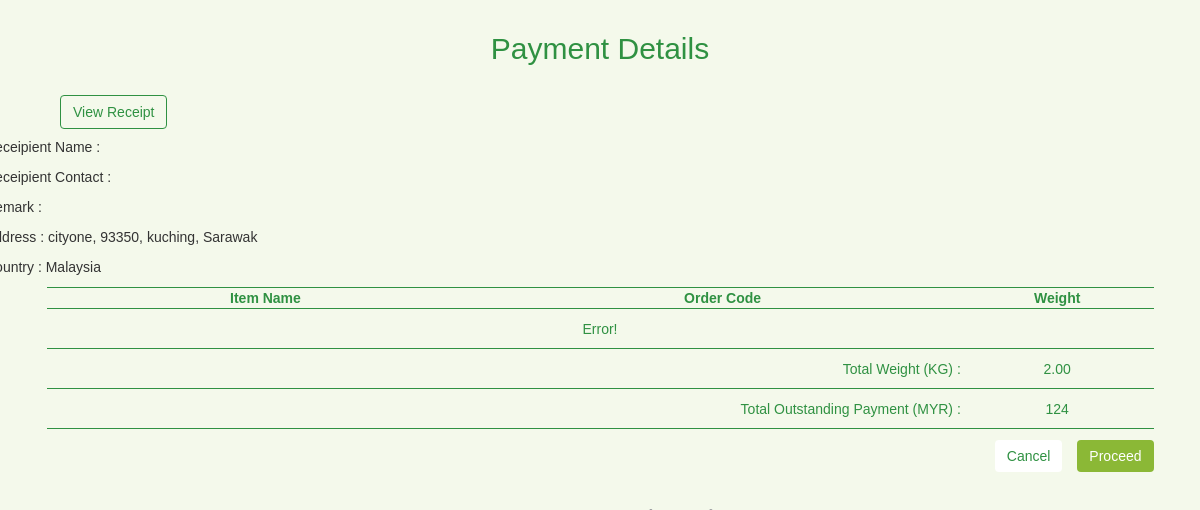
The app's page /admin/paymentviews.php with its own data.
### tables this page shows
CREATE TABLE `shipping` (
  `shipping_id` int(11) NOT NULL,
  `user_id` int(11) NOT NULL,
  `recipient_name` varchar(50) NOT NULL,
  `recipient_contact` varchar(15) NOT NULL,
  `remark` varchar(255) DEFAULT NULL,
  `address_id` int(11) NOT NULL,
  `weight` decimal(10,2) NOT NULL,
  `price` varchar(20) NOT NULL,
  `status` text NOT NULL,
  `datetime` timestamp NOT NULL DEFAULT CURRENT_TIMESTAMP ON UPDATE CURRENT_TIMESTAMP,
  `tracking_code` varchar(25) DEFAULT NULL,
  `payment_id` int(11) NOT NULL,
  `review` text,
  `topup` decimal(10,2) DEFAULT NULL,
  `destination_station` varchar(100) NOT NULL
);

CREATE TABLE `address` (
  `address_id` int(11) NOT NULL,
  `user_id` int(11) NOT NULL,
  `address` varchar(100) NOT NULL,
  `state` varchar(100) NOT NULL,
  `city` varchar(100) NOT NULL,
  `country` varchar(50) NOT NULL,
  `postcode` int(11) NOT NULL
);

### admin/paymentviews.php (the view, shortened to what this page needs)
<?php
require_once '../connection/config.php';
$payment_id = $_GET['payment_id'];
$query = "SELECT *
           FROM item
           WHERE payment_id='$payment_id'";
$result = mysqli_query($con, $query);
$query1 = "SELECT *
        FROM shipping s
        JOIN address a
        ON a.address_id = s.address_id
        WHERE payment_id='$payment_id'";
$result1 = mysqli_query($con, $query1);
$results1 = mysqli_fetch_assoc($result1);
    ?>
        <?php
$query7 = "SELECT *
            FROM payment
            WHERE payment_id='$payment_id'";
$result7 = mysqli_query($con, $query7);
$results7 = mysqli_fetch_assoc($result7);
?>
<!DOCTYPE html>
<html>
    <head>
        <link rel="stylesheet" href="https://maxcdn.bootstrapcdn.com/bootstrap/3.3.7/css/bootstrap.min.css">
        <link href="../frameworks/css/style.css" rel="stylesheet"/>
        <link rel="stylesheet" href="https://cdnjs.cloudflare.com/ajax/libs/font-awesome/4.7.0/css/font-awesome.min.css">
    </head>
    <body class="userbg">
        <div class="row updaterow1 center">
            <h2 class="bigh2 pagetitle hidden-xs hidden-sm">Payment Details</h2>
        </div>
        <div class="row">
            <div class="col-xs-12 col-md-12 col-lg-12 updatecontainer">
                <table class="purchasetable">
                    <caption>
                        <?php
                            if($results7['title'] != 'Pay shipping by Points'){
                                ?>
                                    <a data-toggle="modal" class="btn btn-default btnReceipt verifyPayment" href="#verifyPayment">View Receipt</a>
                                <?php
                            }
                        ?>
                    </caption>
                </table>
            </div>
        </div>
        <div class="row">
            <form action="paymentviews.php?payment_id=<?php echo $payment_id; ?>" method="post">
                <div class="row">
                    <div class="col-xs-12 col-md-12 col-lg-12 updatecontainer">
                        <table class="purchasetable">
                            <p>Receipient Name : <?php echo $results1['receipient_name']; ?></p>
                            <p>Receipient Contact : <?php echo $results1['receipient_contact']; ?></p>
                            <p>Remark : <?php echo $results1['remark']; ?></p>
                            <p>Address : <?php echo $results1['address'].", ".$results1['postcode'].", ".$results1['city'].", ".$results1['state']; ?></p>
                            <p>Country : <?php echo $results1['country']; ?></p>
                            <tr>
                                <th>Item Name</th>
                                <th>Order Code</th>
                                <th>Weight</th>
                            </tr>
                            <?php
                                if(mysqli_num_rows($result) > 0)
                                {
                                    $counter = 0;
                                    while($row = mysqli_fetch_array($result))
                                    {
                                        $counter++;
                            ?>
                            <tr class="bodyrow">
                                <td><?php echo $row['item_description']; ?></td>
                                <td><?php echo $row['order_code']; ?></td>
                                <td><?php echo $row['weight']; ?></td>
                            </tr>
                            <input type="hidden" name="numbers" value="<?php echo $counter; ?>">
                            <?php
                                    }
                                }
                            else
                            {
                            ?>
                            <tr>
                                <td colspan="8">Error!</td>
                            </tr>
                            <?php
                            }
                            ?>
                            <tr>
                                <td colspan="2" class="right">Total Weight (KG) :</td>
                                <td><?php echo $results1['weight']; ?></td>
                            </tr>
                            <tr>
                                <td colspan="2" class="right">Total Outstanding Payment (MYR) :</td>
                                <td><?php echo $results1['price']; ?></td>
                            </tr>
                        </table>
                        <div class="btnpayview">
                            <p class="right">
                                <button type="button" class="btn btn-secondary btnCancel btnmargin" onclick="window.close()" data-dismiss="modal">Cancel</button>
                                <input type="submit" class="btn btn-success btnSend btnmargin" name="proceed" value="Proceed" />
                            </p>
                        </div>
                    </div>
                </div>
            </form>
        </div>
    </body>
</html>

### frameworks/css/style.css (style rules this page uses)
body { font-family: sans-serif; overflow-x: hidden; min-height: 100vh; }
.userbg { background-color: #f4f9eb; background-image: url(../../resources/img/cityline.png); background-repeat: no-repeat; background-position: bottom; background-size: 75%; }
.right { text-align: right!important; }
.center { text-align: center!important; }
.btnCancel, .btnCancel:focus, .btnCancel:active, .btnSend:focus, .btnSend:active, .btnSend:visited { outline: none!important; border: none!important; }
.btnCancel { color: #2f9142; background: #fff; }
.btnReceipt { color: #2f9142; background: none; border: solid 1px #2f9142; }
.btnSend { outline: none!important; background: #8bb836; border: none!important; }
.pagetitle { color: #2f9142!important; }
.purchasetable { border-top: solid 1px #2f9142; border-bottom: solid 1px #2f9142; width: 90%; margin: 0 auto; }
.purchasetable th { text-align: center; color: #2f9142; }
.purchasetable tr { border-top: solid 1px #2f9142; border-bottom: solid 1px #2f9142; }
.purchasetable td { text-align: center; color: #2f9142; height: 40px; }
.updaterow1 { padding: 1% 1%; }
.btnpayview { width: 90%; margin: auto; }
.btnmargin { margin-left: 1%; margin-top: 1%; }

### records on screen
shipping: address.address "cityone", address.postcode "93350", address.city "kuching", address.state "Sarawak", address.country "Malaysia", weight "2.00", price "124"
